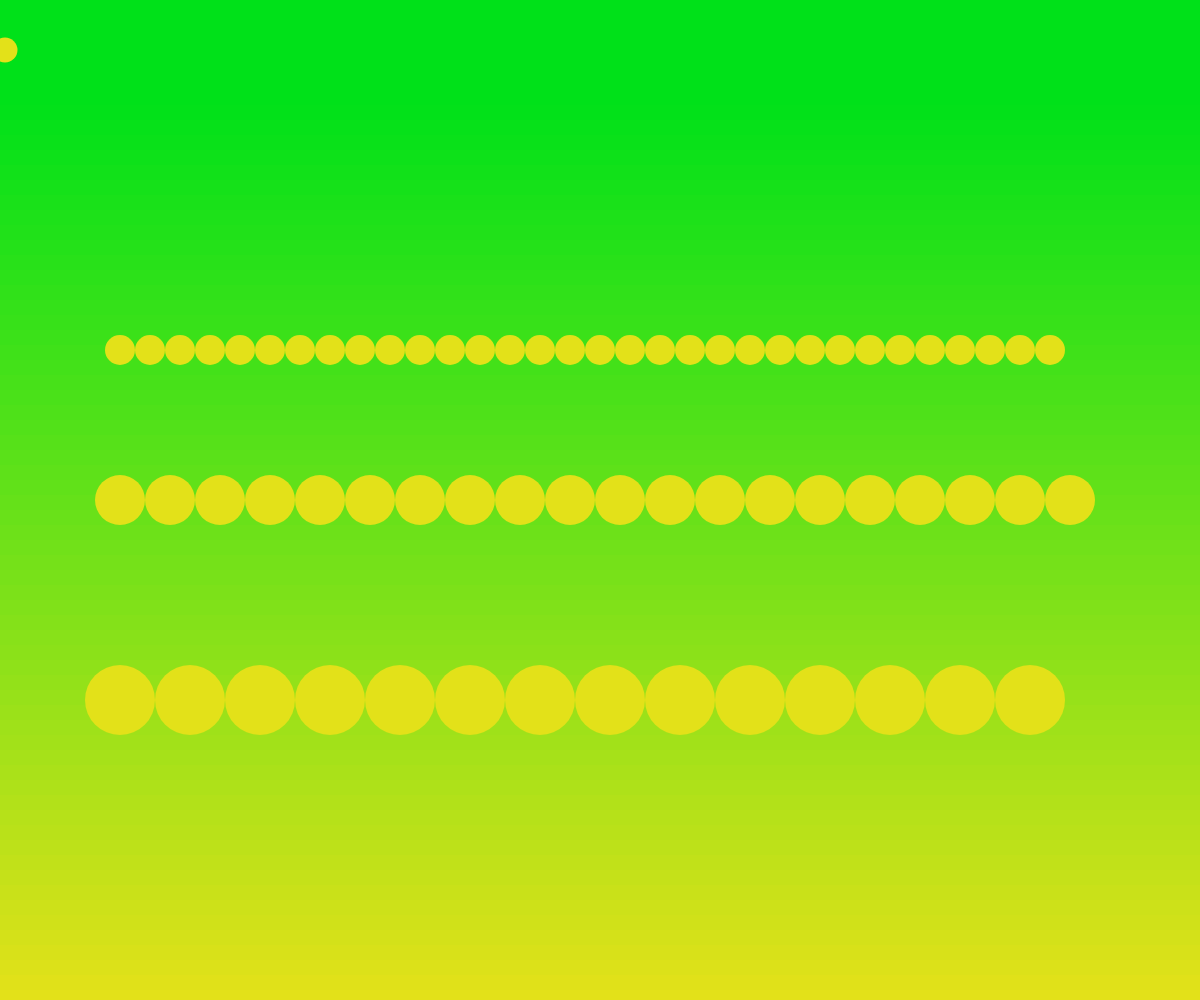
Frame 1 (no input)
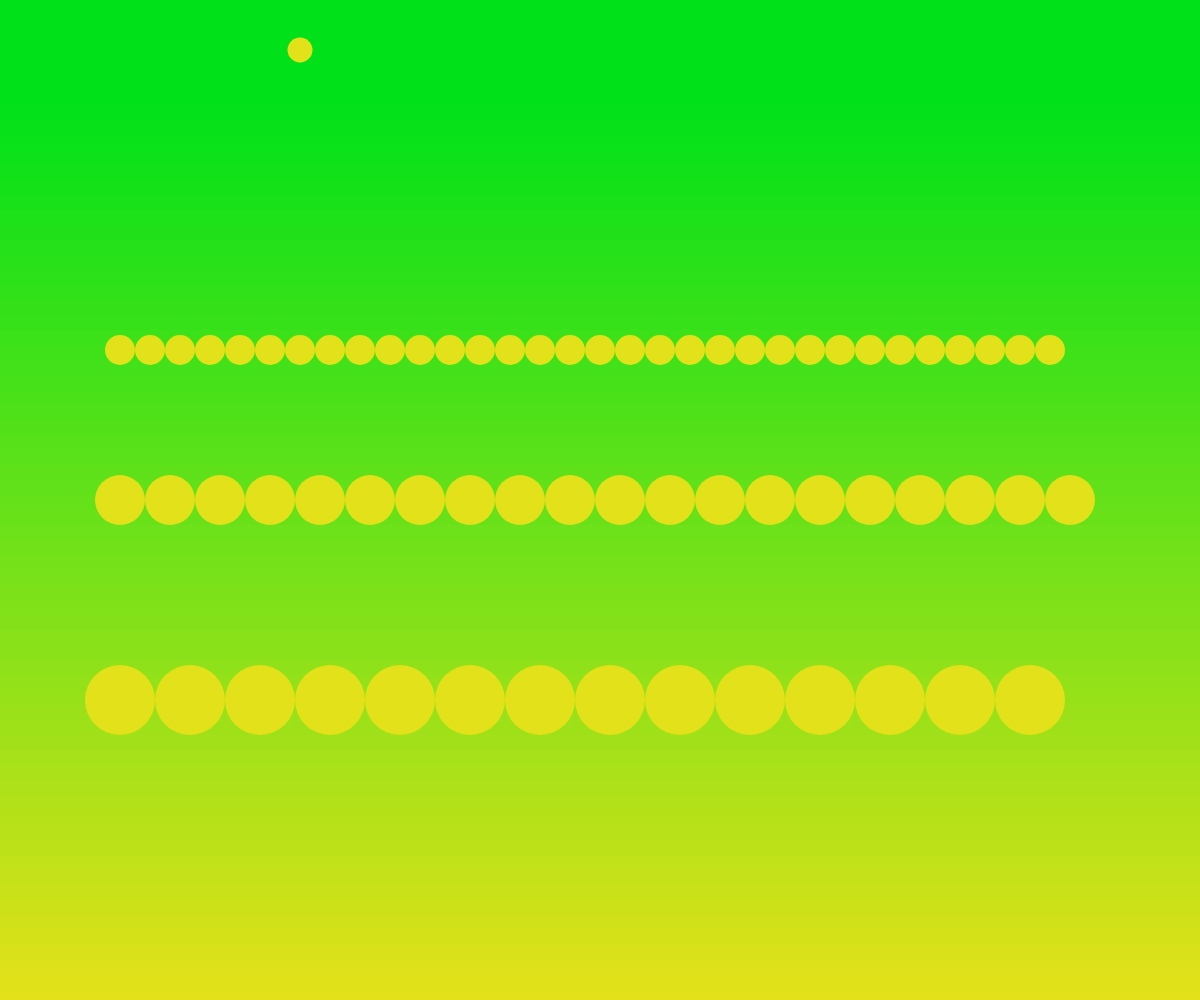
Frame 60 (no input)
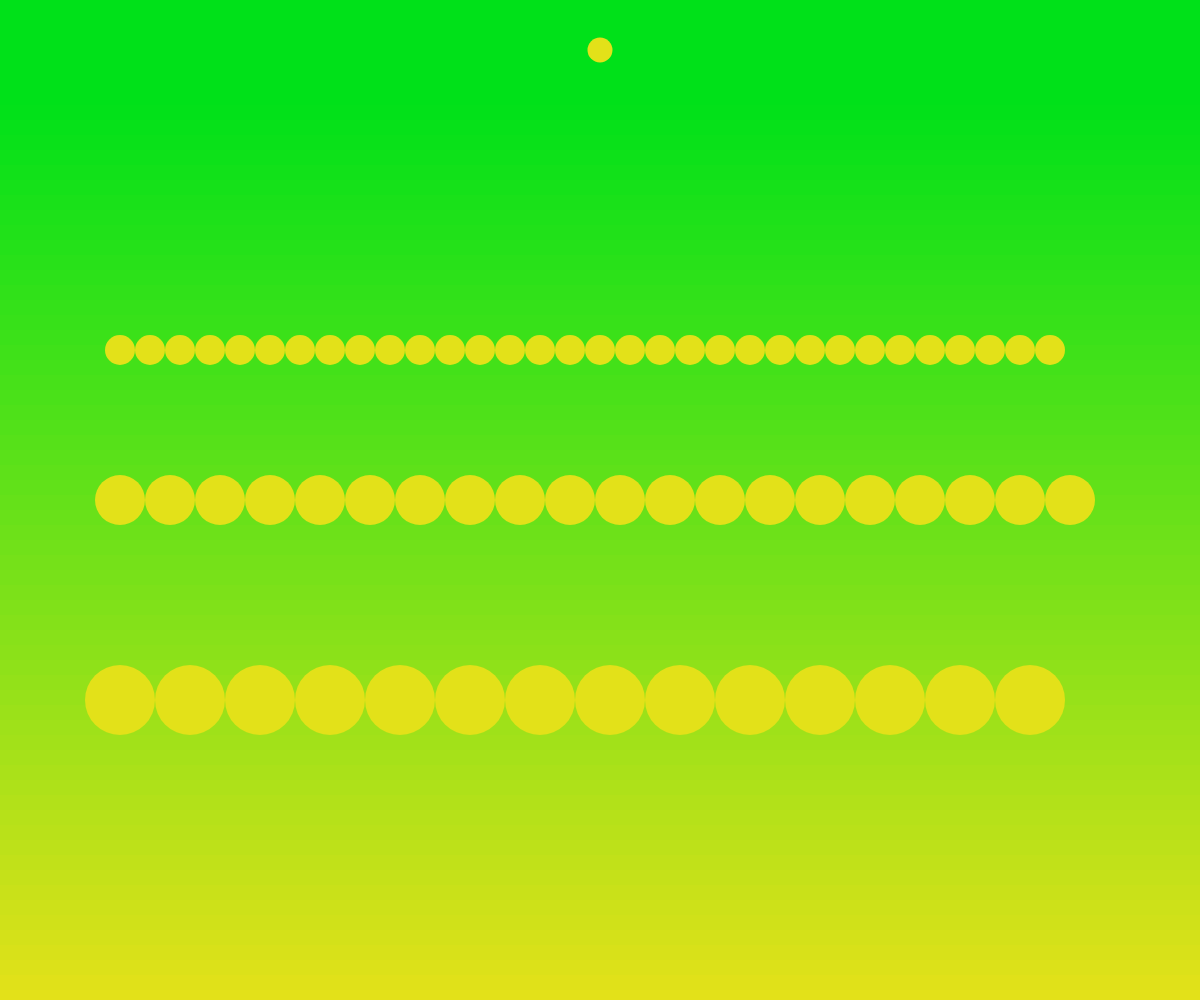
Frame 120 (the mouse pressed at the canvas centre since frame 60)

The p5.js sketch that drew these frames (run headless with seeded random() and noise() and a simulated clock; from frame 60 on, the mouse is pressed at the canvas centre):

// p5.js sketch
// ── sketch.js
// Project Title
// Your Name
// Date
//
// Extra for Experts:
// - describe what you did to take this project "above and beyond"

// global variables
let cX = 0;


function setup() {
  createCanvas(windowWidth, windowHeight);
}

function movingBall(){
// using draw()loop, we can animate

  cX += 5;
  if (cX > width) cX = 0;
  circle(cX, 50, 25);
}

function circleLine(y, size){
  // use this function to draw a line of circles
  // y -> number    height at which to draw the line
  // size -> number   diameter of the circles
  let xStart = width * 0.1; // 10% position from left
  let xEnd = width * 0.9; // 90% position from left

  for (let x = xStart; x < xEnd; x += size){
    circle(x, y, size);
  }
}

function gradientBackground(){
  // create a gradient to use as a background
  let h = 15;// height of each rectangle

  // use a loop (doesn't have to be while)
  // to draw vertical stack of rectangles

  let y = 0;
  noStroke();
  while (y < height){
    let value = map(y, 0, height, 0, 255);
    fill(value-25, 225, 25);
    rect(0, y, width, h);
    y += h;
  }
}

function draw() {
  background(220);
  gradientBackground()
  movingBall();
  circleLine(height * 0.35, 30);
  circleLine(height * 0.5, 50);
  circleLine(height * 0.7, 70);
  
}
